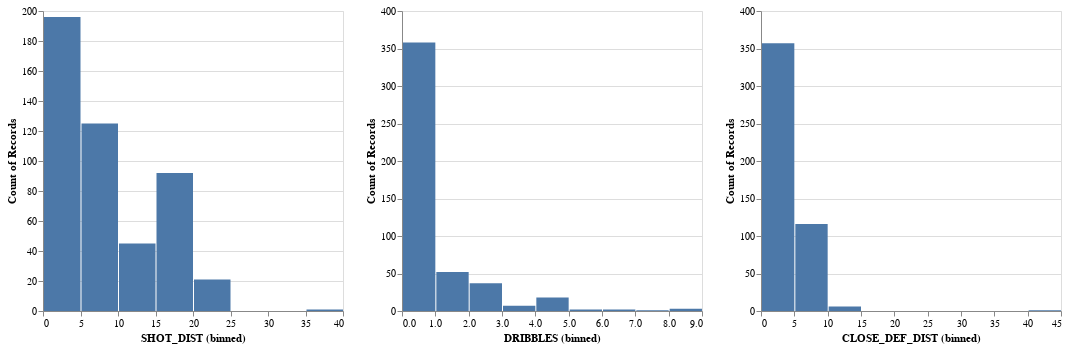

Notebook cell for this chart:
### Markdown cell above
# Nikola Vucevic shot data

### Code cell
nv = ms[ms.player_name == 'nikola vucevic']

chart1 = alt.Chart(nv).mark_bar().encode(
    x=X('SHOT_DIST', bin=True),
    y='count()',
).properties(
    height=300,
    width=300
)

chart2 = alt.Chart(nv).mark_bar().encode(
    x=X('DRIBBLES', bin=True),
    y='count()'
).properties(
    height=300,
    width=300
)


chart3 = alt.Chart(nv).mark_bar().encode(
    x=X('CLOSE_DEF_DIST', bin=True),
    y='count()'
).properties(
    height=300,
    width=300
)
chart1 | chart2 | chart3

### Figure 1 — Vega-Lite specification as saved in the notebook (floating-point values rounded to 4 significant figures; data arrays with more than 128 entries replaced by an {"elided": "..."} marker saying what was removed)
{"config": {"view": {"continuousWidth": 400, "continuousHeight": 300}}, "hconcat": [{"mark": "bar", "encoding": {"x": {"bin": true, "field": "SHOT_DIST", "type": "quantitative"}, "y": {"aggregate": "count", "type": "quantitative"}}, "height": 300, "width": 300}, {"mark": "bar", "encoding": {"x": {"bin": true, "field": "DRIBBLES", "type": "quantitative"}, "y": {"aggregate": "count", "type": "quantitative"}}, "height": 300, "width": 300}, {"mark": "bar", "encoding": {"x": {"bin": true, "field": "CLOSE_DEF_DIST", "type": "quantitative"}, "y": {"aggregate": "count", "type": "quantitative"}}, "height": 300, "width": 300}], "data": {"name": "data-8e70a34dfd3977dc4d437e370dbbead5"}, "$schema": "https://vega.github.io/schema/vega-lite/v4.17.0.json", "datasets": {"data-8e70a34dfd3977dc4d437e370dbbead5": {"elided": "480 records"}}}
